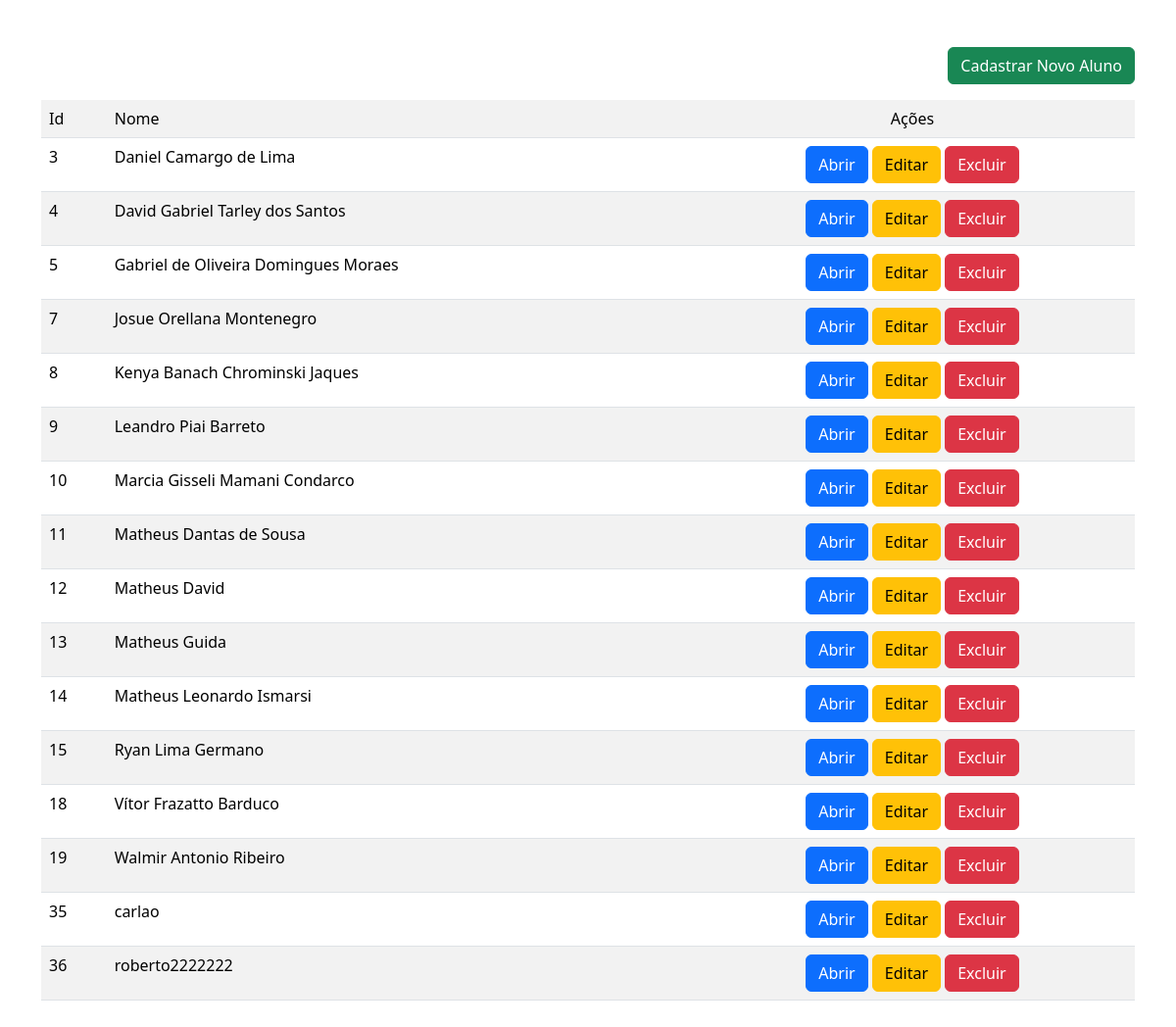
The page / on the database its author committed.
### tables this page shows
CREATE TABLE `tb_alunos` (
  `id` int(11) NOT NULL,
  `nome` varchar(100) DEFAULT NULL
);

### index.php (the view, shortened to what this page needs)
<link href="https://cdn.jsdelivr.net/npm/bootstrap@5.3.3/dist/css/bootstrap.min.css" rel="stylesheet">
<?php
$dsn = 'mysql:dbname=bd_chamadinha;host=127.0.0.1';
$user = 'root';
$password = '';
$banco = new PDO($dsn, $user, $password);
$select = 'SELECT * FROM tb_alunos';
$resultado = $banco->query($select)->fetchAll();
?>
<main class="container my-5">
    <table class="table table-striped">
        <div class="my-3 d-flex justify-content-end">
            <a href="formulario.php" class="btn btn-success">Cadastrar Novo Aluno</a>
        </div>
        <tr>
            <td>Id</td>
            <td>Nome</td>
            <td class="text-center">Ações</td>
        </tr>
        <?php foreach ($resultado as $lista) { ?>
            <tr>
                <td> <?= $lista['id'] ?> </td>
                <td> <?php echo $lista['nome'] ?> </td>
                <td class="text-center">
                    <a class="btn btn-primary" href="./ficha.php?id_aluno=<?= $lista['id'] ?>">Abrir</a>
                    <a class="btn btn-warning" href="./formulario-editar.php?id_aluno_alterar=<?= $lista['id'] ?>">Editar</a>
                    <a class="btn btn-danger" href="./aluno-deletar.php?id=<?= $lista['id'] ?>">Excluir</a>
                </td>
            </tr>
        <?php } ?>
    </table>
</main>

### rows shown on the page
tb_alunos: id "3", nome "Daniel Camargo de Lima"
tb_alunos: id "4", nome "David Gabriel Tarley dos Santos"
tb_alunos: id "5", nome "Gabriel de Oliveira Domingues Moraes"
tb_alunos: id "7", nome "Josue Orellana Montenegro"
tb_alunos: id "8", nome "Kenya Banach Chrominski Jaques"
tb_alunos: id "9", nome "Leandro Piai Barreto"
tb_alunos: id "10", nome "Marcia Gisseli Mamani Condarco"
tb_alunos: id "11", nome "Matheus Dantas de Sousa"
tb_alunos: id "12", nome "Matheus David"
tb_alunos: id "13", nome "Matheus Guida"
tb_alunos: id "14", nome "Matheus Leonardo Ismarsi"
tb_alunos: id "15", nome "Ryan Lima Germano"
tb_alunos: id "18", nome "Vítor Frazatto Barduco"
tb_alunos: id "19", nome "Walmir Antonio Ribeiro"
tb_alunos: id "35", nome "carlao"
tb_alunos: id "36", nome "roberto2222222"
